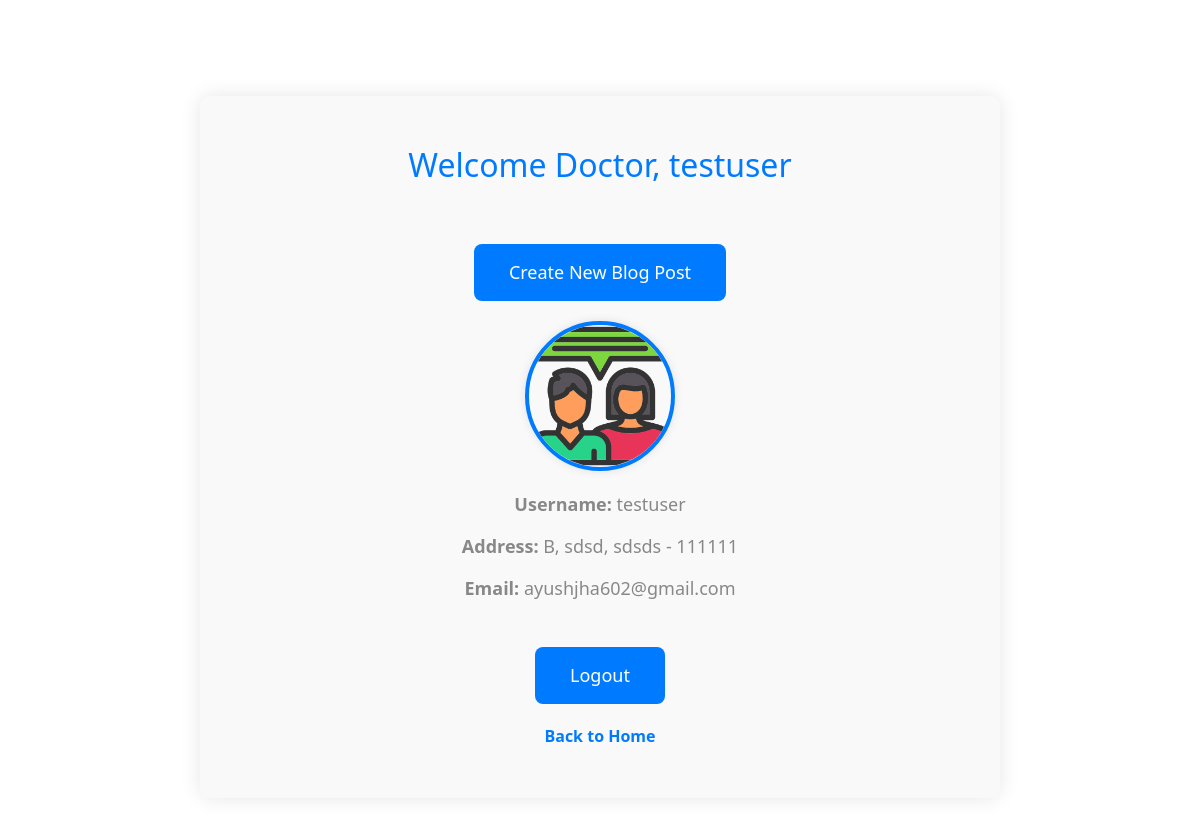
The page /dashboard/ (signed in) on the database its author committed.
### user_auth/models.py (models this page shows, shortened)
class CustomUser(AbstractUser):
    user_types = [('patient', 'Patient'), ('doctor', 'Doctor')]
    user_type = models.CharField(max_length=10, choices=user_types)
    first_name = models.CharField(max_length=30, default='null')
    last_name = models.CharField(max_length=30,default='null')
    profile_picture = models.ImageField(upload_to='profile_pics/', null=False, blank=False)
    email=models.EmailField(blank=True, null=True)
    address_line1 = models.CharField(max_length=255)
    city = models.CharField(max_length=100)
    state = models.CharField(max_length=100)
    pincode = models.CharField(max_length=10)

### user_auth/views.py (the view)
# urls.py: path('dashboard/', views.dashboard, name='dashboard'),
def dashboard(request):
    return render(request, 'dashboard.html')

### user_auth/templates/dashboard.html (shortened to what this page needs)
{% extends 'base copy.html' %}
{% block content %}
<div class="main_board">
    {% if user.user_type == 'patient' %}
        <h1>Welcome to patient Dashboard</h1>
        <a href="{% url 'blog_post_list' %}" class="login_button">View Blog Posts</a>
    {% else %}
        <h1>Welcome Doctor, {{ user.username }}</h1>
        <a href="{% url 'blog_post_create' %}" class="login_button">Create New Blog Post</a>
    {% endif %}
    <div class="user_info">
        <img class="profile-picture" src="{{ user.profile_picture.url }}" alt="Profile Picture">
        <div class="user_details">
            <p><strong>Username:</strong> {{ user.username }}</p>
            <p><strong>Address:</strong> {{ user.address_line1 }}, {{ user.city }}, {{ user.state }} - {{ user.pincode }}</p>
            {% if user.email %}
                <p><strong>Email:</strong> {{ user.email }}</p>
            {% else %}
                <p><strong>Email:</strong> No email registered</p>
            {% endif %}
        </div>
    </div>
    <a href="/logout" class="login_button">Logout</a>
    <a href="/" class="logout_link">Back to Home</a>
  </div>
{% endblock %}

### user_auth/templates/dashboard.html (style rules this page uses)
.main_board { background-color: #f9f9f9; border-radius: 10px; padding: 50px; max-width: 800px; margin: 6rem auto; box-shadow: 0 0 20px rgba(0, 0, 0, 0.1); text-align: center; }
.main_board h1 { color: #007bff; margin-bottom: 30px; font-size: 32px; }
.main_board p { color: #888; margin-bottom: 15px; font-size: 18px; }
.main_board .profile-picture { width: 150px; height: 150px; border-radius: 50%; margin: 20px auto; display: block; object-fit: cover; border: 4px solid #007bff; box-shadow: 0 0 10px rgba(0, 0, 0, 0.1); }
.login_button { display: inline-block; text-decoration: none; padding: 15px 35px; border-radius: 8px; background-color: #007bff; color: #fff; font-size: 18px; transition: background-color 0.3s ease-in-out, color 0.3s ease-in-out; margin-top: 30px; }
.logout_link { text-decoration: none; color: #007bff; font-weight: bold; font-size: 16px; margin-top: 20px; display: block; }

### rows shown on the page
CustomUser: username "testuser", profile_picture (picture), address_line1 "B", city "sdsd", state "sdsds", pincode "111111", email "ayushjha602@gmail.com"
